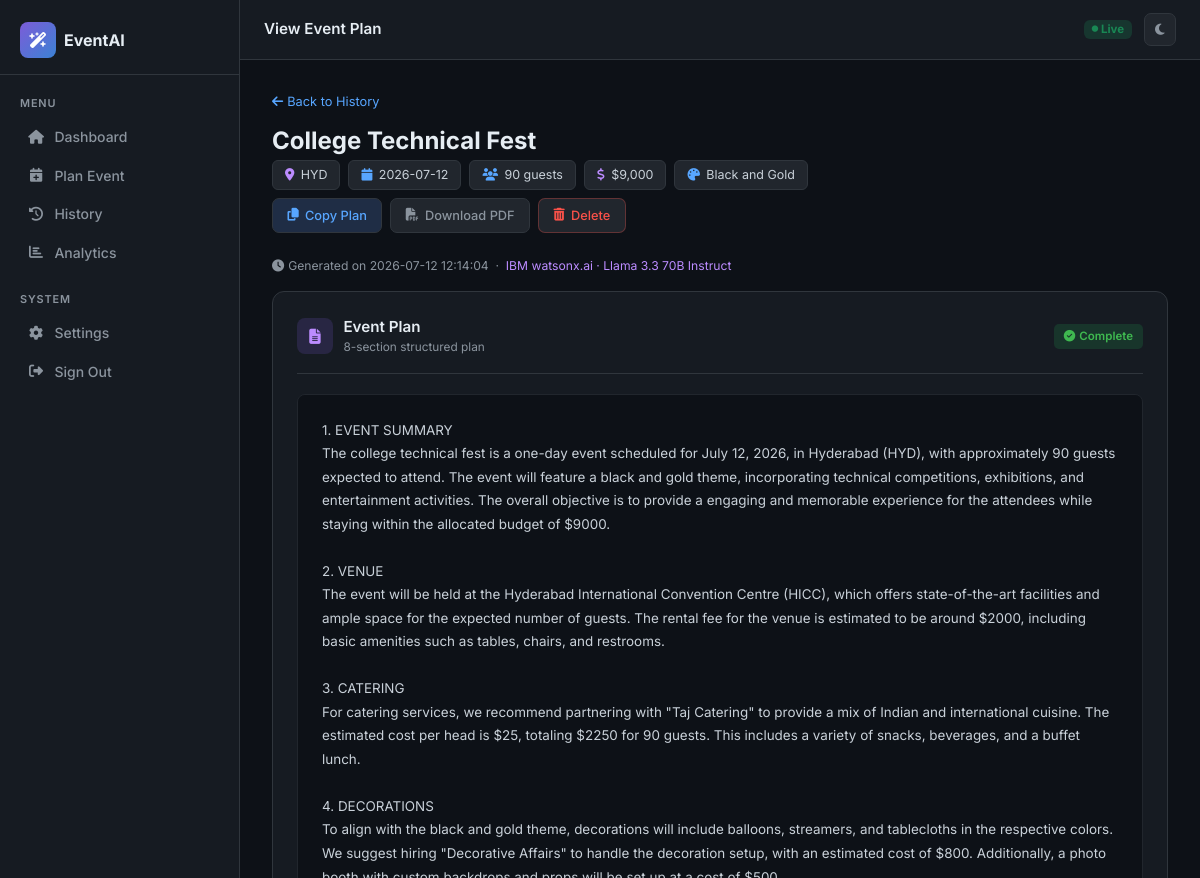
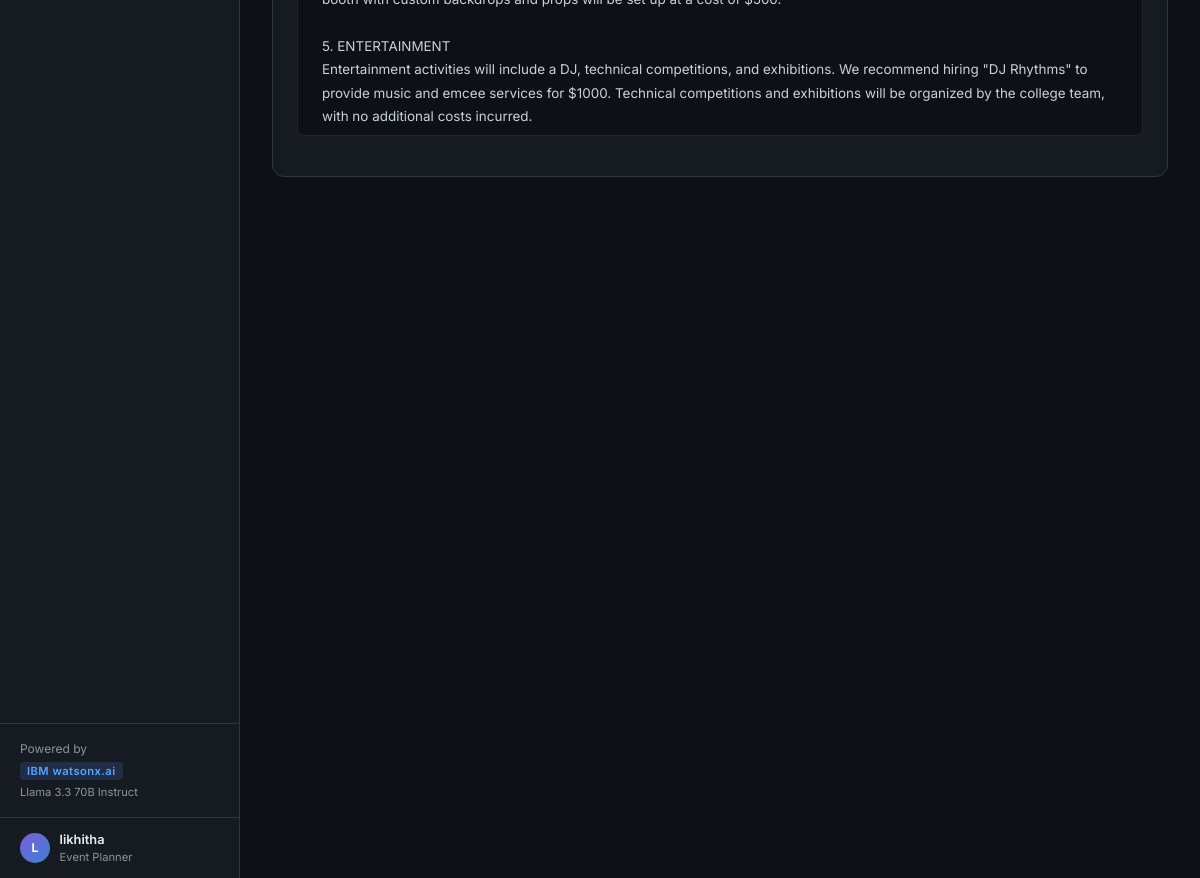
The app's page /history/2 (signed in) with its own data (2 pictures, top to bottom).
### tables this page shows
CREATE TABLE events (
                id          INTEGER PRIMARY KEY AUTOINCREMENT,
                user_id     INTEGER NOT NULL REFERENCES users(id) ON DELETE CASCADE,
                event_type  TEXT    NOT NULL,
                date        TEXT    NOT NULL,
                location    TEXT    NOT NULL,
                budget      REAL    NOT NULL DEFAULT 0,
                guests      INTEGER NOT NULL DEFAULT 0,
                theme       TEXT    NOT NULL,
                plan        TEXT    NOT NULL,
                created_at  TEXT    NOT NULL
            );

### app.py (the view)
@app.route("/history/<int:event_id>")
@login_required
def history_view(event_id):
    user_id = session.get("user_id")
    if not user_id:
        return redirect(url_for("login"))
    event = db_get_event(event_id, user_id)
    if not event:
        return redirect(url_for("history"))
    return render_template("history_view.html", event=event)

### app.py (called while the page is built)
def get_db():
    if "db" not in g:
        g.db = sqlite3.connect(DB_PATH, detect_types=sqlite3.PARSE_DECLTYPES)
        g.db.row_factory = sqlite3.Row
        g.db.execute("PRAGMA journal_mode=WAL")
        g.db.execute("PRAGMA foreign_keys=ON")
    return g.db

def db_get_event(event_id, user_id):
    return get_db().execute(
        "SELECT * FROM events WHERE id = ? AND user_id = ?", (event_id, user_id)
    ).fetchone()

def login_required(f):
    @wraps(f)
    def decorated(*args, **kwargs):
        if not session.get("logged_in") or not session.get("user_id"):
            session.clear()
            return redirect(url_for("login"))
        return f(*args, **kwargs)
    return decorated

### templates/history_view.html (shortened to what this page needs)
{% extends "layout.html" %}
{% block page_title %}View Event Plan{% endblock %}
{% block content %}
<div class="mb-3" style="font-size:.8rem;color:var(--muted);">
  <a href="{{ url_for('history') }}" style="color:var(--accent);">
    <i class="fa-solid fa-arrow-left me-1"></i>Back to History
  </a>
</div>
<div class="d-flex align-items-start justify-content-between mb-4 flex-wrap gap-2">
  <div>
    <h4 class="fw-bold mb-1">{{ event.event_type }}</h4>
    <div class="d-flex flex-wrap gap-2">
      <span class="meta-chip"><i class="fa-solid fa-location-dot text-purple"></i>{{ event.location }}</span>
      <span class="meta-chip"><i class="fa-solid fa-calendar text-accent"></i>{{ event.date }}</span>
      <span class="meta-chip"><i class="fa-solid fa-users text-accent"></i>{{ event.guests }} guests</span>
      <span class="meta-chip"><i class="fa-solid fa-dollar-sign text-purple"></i>${{ "{:,.0f}".format(event.budget) }}</span>
      <span class="meta-chip"><i class="fa-solid fa-palette text-accent"></i>{{ event.theme }}</span>
    </div>
  </div>
  <div class="d-flex gap-2 flex-wrap">
    <button class="btn-action primary" id="copy-btn">
      <i class="fa-solid fa-copy"></i> Copy Plan
    </button>
    <button class="btn-action" id="pdf-btn">
      <i class="fa-solid fa-file-pdf"></i> Download PDF
    </button>
    <form method="POST" action="{{ url_for('history_delete', event_id=event.id) }}"
          onsubmit="return confirm('Delete this event plan?');"
          style="display:inline;">
      <button type="submit" class="btn-action" style="color:#f85149;border-color:rgba(248,81,73,.3);">
        <i class="fa-solid fa-trash-can"></i> Delete
      </button>
    </form>
  </div>
</div>
<div class="mb-3" style="font-size:.76rem;color:var(--muted);">
  <i class="fa-solid fa-clock me-1"></i>Generated on {{ event.created_at }}
  &nbsp;·&nbsp;
  <span style="color:#bc8cff;">IBM watsonx.ai · Llama 3.3 70B Instruct</span>
</div>
<div style="background:var(--surface);border:1px solid var(--border);border-radius:12px;padding:1.5rem;">
  <div style="display:flex;align-items:center;gap:.65rem;padding-bottom:1rem;
              margin-bottom:1.25rem;border-bottom:1px solid var(--border);">
    <div style="width:36px;height:36px;border-radius:8px;flex-shrink:0;
                background:rgba(124,92,216,.18);color:#bc8cff;
                display:flex;align-items:center;justify-content:center;font-size:.95rem;">
      <i class="fa-solid fa-file-lines"></i>
    </div>
    <div>
      <div style="font-weight:600;font-size:.95rem;">Event Plan</div>
      <div style="font-size:.74rem;color:var(--muted);">8-section structured plan</div>
    </div>
    <span class="ms-auto" style="background:rgba(35,197,94,.15);color:#3fb950;font-size:.72rem;
          font-weight:600;border-radius:5px;padding:4px 10px;">
      <i class="fa-solid fa-check-circle me-1"></i>Complete
    </span>
  </div>
  <pre class="plan-pre" id="plan-text">{{ event.plan }}</pre>
</div>
{% endblock %}

### templates/layout.html (style rules this page uses)
:root { --bg:#0d1117; --surface:#161b22; --border:#30363d; --text:#e6edf3; --muted:#8b949e; --text2:#c9d1d9; --accent:#58a6ff; --purple:#bc8cff; --hover:#21262d; --active-bg:#1f2d45; --active-col:#58a6ff; --input-bg:#0d1117; }
*,*::before,*::after { box-sizing:border-box; }
body { font-family:'Inter',sans-serif; background:var(--bg);color:var(--text); min-height:100vh;margin:0; transition:background .2s,color .2s; }
a { text-decoration:none; }
.text-accent { color:var(--accent); }
.text-purple { color:var(--purple); }

### templates/history_view.html (style rules this page uses)
.meta-chip { display:inline-flex;align-items:center;gap:.4rem; background:var(--hover);border:1px solid var(--border); border-radius:6px;padding:.3rem .75rem;font-size:.78rem;color:var(--text2); }
.plan-pre { background:var(--input-bg);border:1px solid var(--hover); border-radius:8px;color:var(--text2); font-family:'Inter','Consolas',monospace;font-size:.84rem; line-height:1.75;padding:1.5rem;white-space:pre-wrap; word-break:break-word;max-height:620px;overflow-y:auto; }
.btn-action { display:inline-flex;align-items:center;gap:.4rem; font-size:.8rem;font-weight:500;border-radius:7px; padding:.42rem .9rem;cursor:pointer;border:1px solid var(--border); background:var(--hover);color:var(--muted);transition:all .15s; text-decoration:none; }
.btn-action.primary { background:#1f2d45;color:#58a6ff;border-color:#30363d; }

### records on screen
events: event_type "College Technical Fest", location "HYD", date "2026-07-12", guests "90", budget "9,000", theme "Black and Gold", created_at "2026-07-12 12:14:04", plan "1. EVENT SUMMARY The college technical fest is a one-day event scheduled for July 12, 2026, in Hyderabad (HYD), with approximately 90 guests expected to attend. The event will feature a black and gold theme, incorporating technical competitions, exhibitions, and entertainment activities. The overall objective is to provide a engaging and memorable experience for the attendees while staying within the allocated budget of $9000. 2. VENUE The event will be held at the Hyderabad International Convention Centre (HICC), which offers state-of-the-art facilities and ample space for the expected number of guests. The rental fee for the venue is estimated to be around $2000, including basic amenities…"

### other values on screen
{{ session.get('username','U')[0]|upper }} "L"
{{ session.get('username','User') }} "likhitha"
